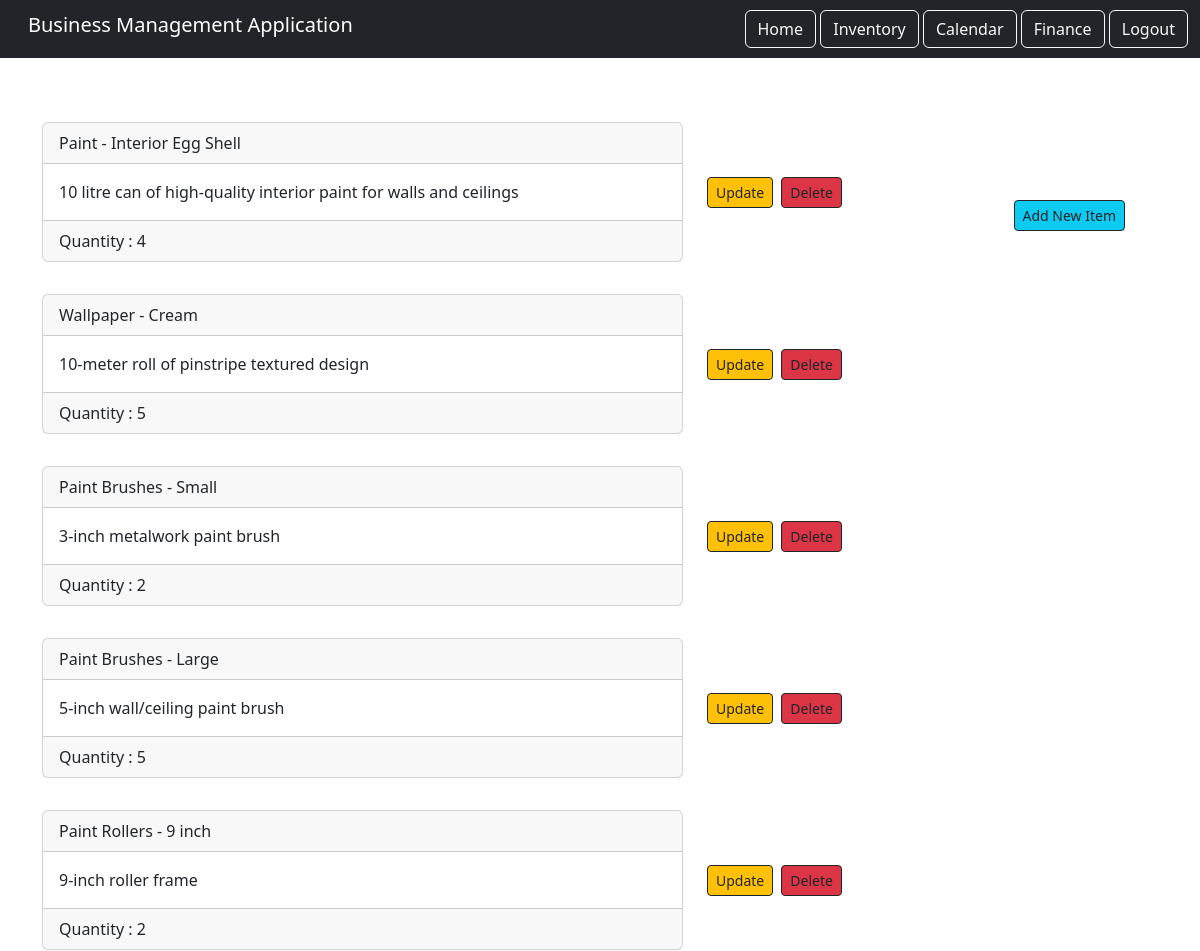
The app's page /inventory/ (signed in, upper part), older data.
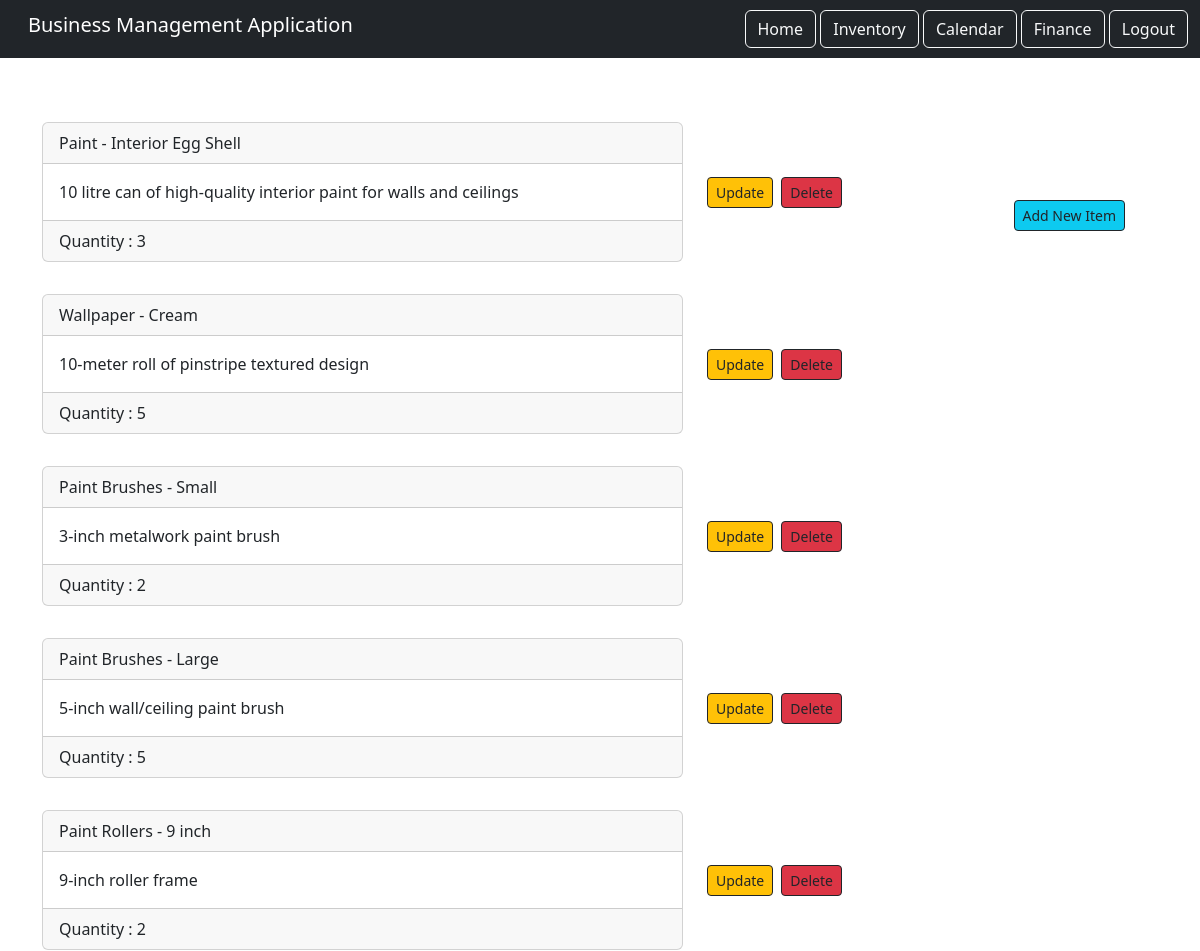
The same page, newer data.
### inventory_component/models.py (models this page shows)
class Inventory(models.Model):
    item = models.CharField(max_length=500)
    description = models.TextField()
    quantity = models.PositiveIntegerField()
    user = models.ForeignKey(User, on_delete=models.CASCADE, related_name='items')

### inventory_component/views.py (the view)
# urls.py: path('', views.InventoryList.as_view(), name="inventory_list"),
class InventoryList(LoginRequiredMixin, ListView):
    model = Inventory
    context_object_name = "items"
    template_name = "inventory_list.html"
    login_url = '/login'
    def get_queryset(self):
        return self.request.user.items.all()

### inventory_component/templates/Inventory_list.html (shortened to what this page needs)
{% extends 'base.html' %}
{% load static %}
{% block content %}
<div>
    <a href="{% url 'item.new' %}" class="btn btn-info btn-sm btn-outline-dark add-new-item-btn-sticky">Add New Item</a>
</div>
<div class="row">
    {% for item in items %}
        <div class="col-md-7 py-3">
            <div class="card">
                <div class="card-header">
                    {{ item.item }}
                </div>
                <div class="card-body ">
                    {{ item.description }}
                </div>
                <div class="card-footer">
                    Quantity : {{ item.quantity }}
                </div>
            </div>
        </div>
<div class="col-md-5 py-3 d-flex align-items-center">
<div>
    <a href="{% url 'item.update' pk=item.id %}" class="btn btn-sm btn-warning btn-outline-dark btn-block update-button-right-padding">Update</a>
</div>
<div>
    <button type="button" class="btn btn-sm btn-danger btn-outline-dark btn-block" data-bs-toggle="modal" data-bs-target="#deleteModal-{{ item.id }}">Delete</button>
</div>
</div>
{% endfor %}
</div>
{% endblock content %}

Row changes from the older to the newer data that the page shows:
changed Inventory "Paint - Interior Egg Shell": quantity "4" → "3"
